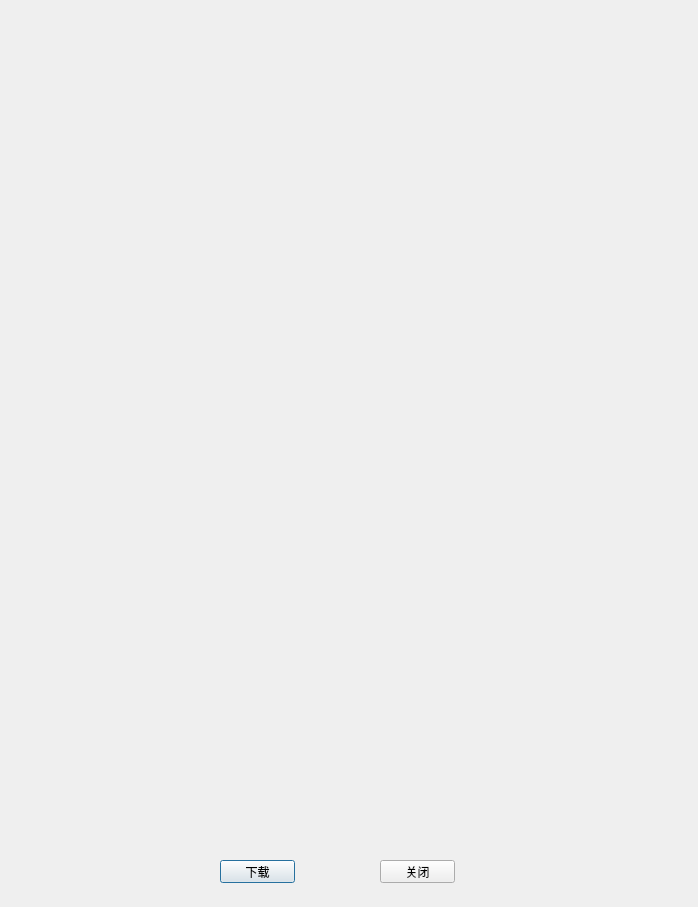
<?xml version="1.0" encoding="UTF-8"?>
<ui version="4.0">
 <class>PicView</class>
 <widget class="QDialog" name="PicView">
  <property name="geometry">
   <rect>
    <x>0</x>
    <y>0</y>
    <width>698</width>
    <height>907</height>
   </rect>
  </property>
  <property name="windowTitle">
   <string>图片浏览</string>
  </property>
  <widget class="QWidget" name="widget" native="true">
   <property name="geometry">
    <rect>
     <x>30</x>
     <y>30</y>
     <width>631</width>
     <height>811</height>
    </rect>
   </property>
   <widget class="QLabel" name="labelPic">
    <property name="geometry">
     <rect>
      <x>20</x>
      <y>20</y>
      <width>54</width>
      <height>12</height>
     </rect>
    </property>
    <property name="text">
     <string/>
    </property>
   </widget>
  </widget>
  <widget class="QPushButton" name="pushButtonDownload">
   <property name="geometry">
    <rect>
     <x>220</x>
     <y>860</y>
     <width>75</width>
     <height>23</height>
    </rect>
   </property>
   <property name="text">
    <string>下载</string>
   </property>
  </widget>
  <widget class="QPushButton" name="pushButtonClose">
   <property name="geometry">
    <rect>
     <x>380</x>
     <y>860</y>
     <width>75</width>
     <height>23</height>
    </rect>
   </property>
   <property name="text">
    <string>关闭</string>
   </property>
  </widget>
 </widget>
 <resources/>
 <connections/>
</ui>
